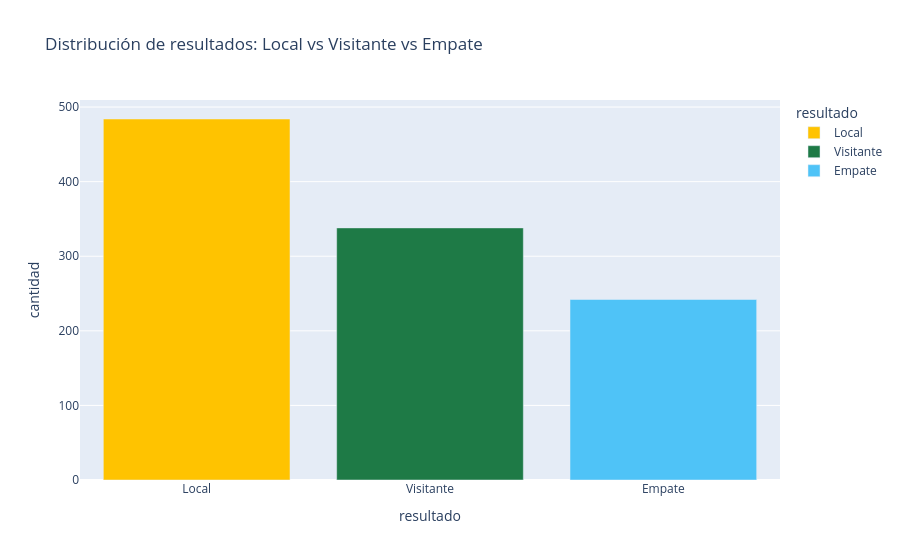

Source (notebook cell):
### Code cell
viz.distribucion_resultados().show()

### Figure 1 — Plotly figure (JSON) as saved in the notebook; plotly's stock layout.template omitted (floating-point values rounded to 4 significant figures)
{"data": [{"hovertemplate": "resultado=%{x}<br>cantidad=%{y}<extra></extra>", "legendgroup": "Local", "marker": {"color": "#FFC300", "pattern": {"shape": ""}}, "name": "Local", "orientation": "v", "showlegend": true, "textposition": "auto", "type": "bar", "x": ["Local"], "xaxis": "x", "y": [484], "yaxis": "y"}, {"hovertemplate": "resultado=%{x}<br>cantidad=%{y}<extra></extra>", "legendgroup": "Visitante", "marker": {"color": "#1E7A46", "pattern": {"shape": ""}}, "name": "Visitante", "orientation": "v", "showlegend": true, "textposition": "auto", "type": "bar", "x": ["Visitante"], "xaxis": "x", "y": [338], "yaxis": "y"}, {"hovertemplate": "resultado=%{x}<br>cantidad=%{y}<extra></extra>", "legendgroup": "Empate", "marker": {"color": "#4FC3F7", "pattern": {"shape": ""}}, "name": "Empate", "orientation": "v", "showlegend": true, "textposition": "auto", "type": "bar", "x": ["Empate"], "xaxis": "x", "y": [242], "yaxis": "y"}], "layout": {"barmode": "relative", "legend": {"title": {"text": "resultado"}, "tracegroupgap": 0}, "title": {"text": "Distribución de resultados: Local vs Visitante vs Empate"}, "xaxis": {"anchor": "y", "categoryarray": ["Local", "Visitante", "Empate"], "categoryorder": "array", "domain": [0.0, 1.0], "title": {"text": "resultado"}}, "yaxis": {"anchor": "x", "domain": [0.0, 1.0], "title": {"text": "cantidad"}}}}
